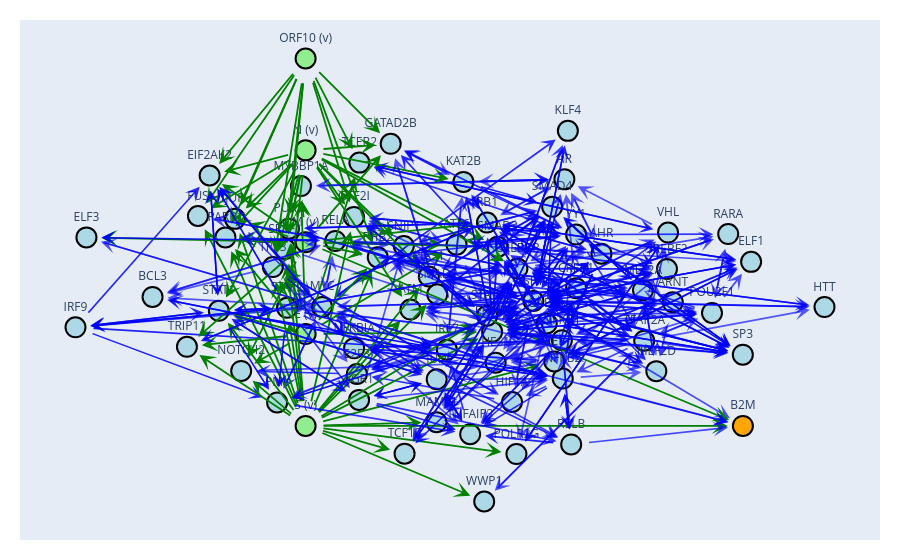

The cell this chart's notebook holds for it:
### Markdown cell above
### Show graph

### Code cell
fig = go.Figure(data=[node_trace])
fig.update_layout(
    annotations=all_annotations,
    showlegend=False,
    margin={"l": 20, "r": 20, "t": 20, "b": 20},
    xaxis={"showgrid": False, "zeroline": False, "showticklabels": False},
    yaxis={"showgrid": False, "zeroline": False, "showticklabels": False},
)
fig.show()
